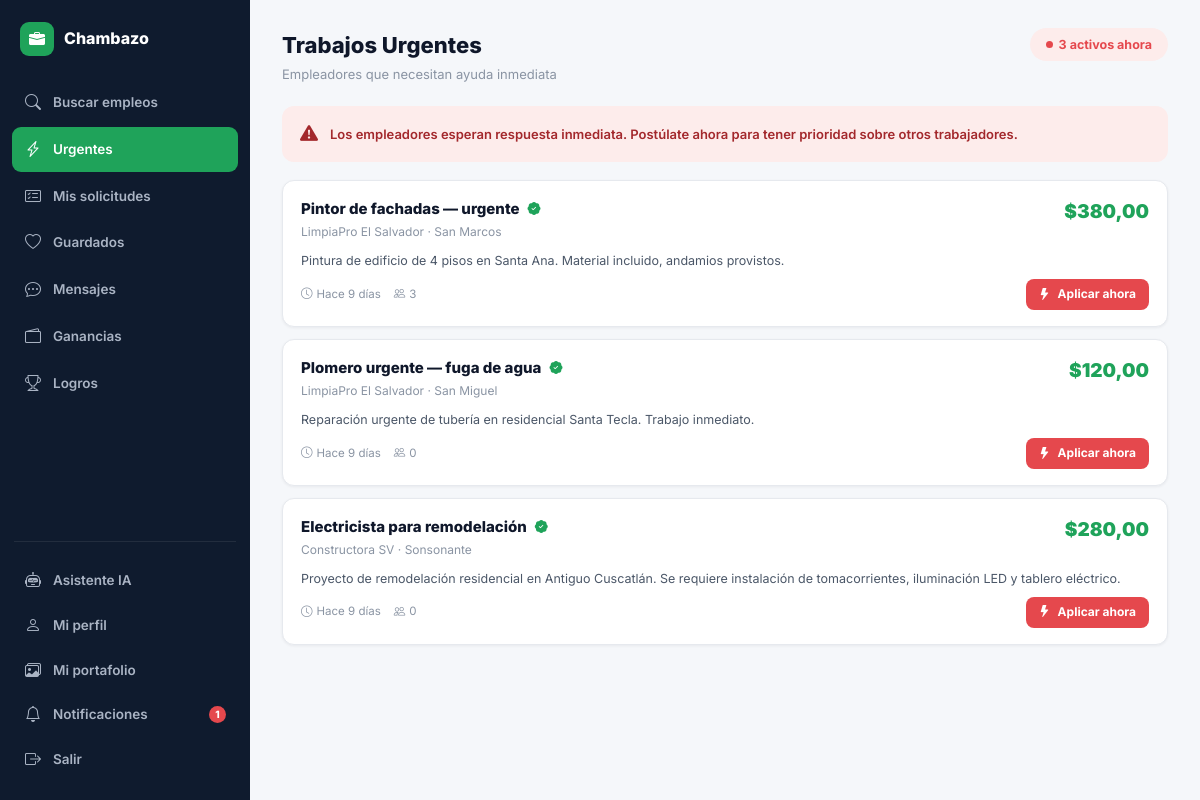
Page /trabajos/urgentes/ (signed in) on the committed database.
### core/models.py (models this page shows, shortened)
class Trabajo(models.Model):
    ESTADO_VACANTE = [
        ('disponible', 'Disponible'),
        ('en_proceso', 'En proceso'),
        ('ocupada', 'Ocupada'),
    ]
    contratista   = models.ForeignKey(User, on_delete=models.CASCADE, related_name='trabajos_publicados')
    titulo        = models.CharField(max_length=200)
    categoria     = models.CharField(max_length=50, choices=CATEGORY_CHOICES)
    descripcion   = models.TextField()
    requisitos    = models.TextField(blank=True)
    beneficios    = models.TextField(blank=True)
    ubicacion     = models.CharField(max_length=200)
    lat           = models.FloatField(null=True, blank=True)
    lng           = models.FloatField(null=True, blank=True)
    presupuesto   = models.DecimalField(max_digits=10, decimal_places=2)
    es_urgente    = models.BooleanField(default=False)
    estado_vacante= models.CharField(max_length=20, choices=ESTADO_VACANTE, default='disponible')
    activo        = models.BooleanField(default=True)
    creado        = models.DateTimeField(auto_now_add=True)
    actualizado   = models.DateTimeField(auto_now=True)
    habilidades_req = models.JSONField(default=list, blank=True)
    vistas        = models.PositiveIntegerField(default=0)
    modalidad     = models.CharField(max_length=20, choices=[
        ('presencial','Presencial'), ('remoto','Remoto'), ('hibrido','Híbrido')
    ], default='presencial')
    duracion      = models.CharField(max_length=100, blank=True,
                                     help_text='Ej: 3 días, 1 semana')
    verificacion_requerida = models.BooleanField(default=False)
    pagado        = models.BooleanField(default=False)
    fecha_pago    = models.DateTimeField(null=True, blank=True)
    class Meta:
        ordering = ['-creado']
    @property
    def tiempo_relativo(self):
        from django.utils import timezone
        diff = timezone.now() - self.creado
        if diff.days > 0:
            return f"Hace {diff.days} día{'s' if diff.days > 1 else ''}"
        hours = diff.seconds // 3600
        if hours > 0:
            return f"Hace {hours} hora{'s' if hours > 1 else ''}"
        mins = diff.seconds // 60
        return f"Hace {mins} minutos"
    @property
    def candidatos_count(self):
        return self.solicitudes.count()

class UserProfile(models.Model):
    ROL_CHOICES = [('trabajador', 'Trabajador'), ('contratista', 'Contratista')]
    user        = models.OneToOneField(User, on_delete=models.CASCADE, related_name='profile')
    rol         = models.CharField(max_length=20, choices=ROL_CHOICES)
    telefono    = models.CharField(max_length=20, blank=True)
    ubicacion   = models.CharField(max_length=100, blank=True)
    lat         = models.FloatField(null=True, blank=True)
    lng         = models.FloatField(null=True, blank=True)
    descripcion = models.TextField(blank=True)
    habilidades = models.JSONField(default=list, blank=True)
    empresa     = models.CharField(max_length=100, blank=True)
    foto        = models.ImageField(upload_to='fotos/', null=True, blank=True)
    verificado  = models.BooleanField(default=False)
    calificacion= models.FloatField(default=0.0)
    total_trabajos = models.IntegerField(default=0)
    notif_email = models.BooleanField(default=True)
    notif_sistema = models.BooleanField(default=True)
    disponible  = models.BooleanField(default=True)   # activo para contratar
    tarifa_hora = models.DecimalField(max_digits=8, decimal_places=2, null=True, blank=True)
    experiencia_anos = models.PositiveIntegerField(default=0)
    portfolio_url = models.URLField(blank=True)
    @property
    def nombre_display(self):
        if self.rol == 'contratista' and self.empresa:
            return self.empresa
        return self.user.get_full_name() or self.user.username

### core/views.py (the view)
# urls.py: path('trabajos/urgentes/', views.trabajos_urgentes, name='trabajos_urgentes'),
@login_required
def trabajos_urgentes(request):
    trabajos = Trabajo.objects.filter(activo=True, es_urgente=True).select_related('contratista__profile')
    ctx = ctx_base(request)
    ctx.update({'trabajos': trabajos, 'active': 'urgentes'})
    return render(request, 'core/trabajos_urgentes.html', ctx)

### core/views.py (called while the page is built)
def ctx_base(request):
    ctx = {'GOOGLE_MAPS_KEY': settings.GOOGLE_MAPS_API_KEY}
    if request.user.is_authenticated:
        ctx['notif_count'] = Notificacion.objects.filter(usuario=request.user, leida=False).count()
        if request.user.profile.rol == 'trabajador':
            ctx['urgentes_count'] = Trabajo.objects.filter(activo=True, es_urgente=True).count()
            ctx['solicitudes_pend_count'] = Solicitud.objects.filter(
                trabajador=request.user, estado__in=['pendiente', 'en_revision']).count()
    return ctx

### core/templates/core/trabajos_urgentes.html (shortened to what this page needs)
{% extends 'core/base.html' %}
{% block body %}
{% include 'core/_sidebar_trabajador.html' %}
<div class="page-hd">
  <div><h1>Trabajos Urgentes</h1><p>Empleadores que necesitan ayuda inmediata</p></div>
  <span class="pill pill-red-lt"><span class="pill-dot" style="background:var(--red);"></span>{{ trabajos|length }} activos ahora</span>
</div>
<div class="alert-banner red">
  <i class="bi bi-exclamation-triangle-fill" style="font-size:18px;"></i>
  Los empleadores esperan respuesta inmediata. Postúlate ahora para tener prioridad sobre otros trabajadores.
</div>
{% for trabajo in trabajos %}
<div class="job-row-card">
  <div class="job-row-top">
    <div style="flex:1;min-width:0;">
      <div class="flex-c gap-8">
        <a href="{% url 'trabajo_detalle' trabajo.pk %}" class="job-row-title-link">{{ trabajo.titulo }}</a>
        {% if trabajo.contratista.profile.verificado %}<i class="bi bi-patch-check-fill t-green" style="font-size:13px;"></i>{% endif %}
      </div>
      <div class="job-row-author">{{ trabajo.contratista.profile.nombre_display }} · {{ trabajo.ubicacion }}</div>
    </div>
    <div class="job-row-price">${{ trabajo.presupuesto }}</div>
  </div>
  <div class="job-row-desc">{{ trabajo.descripcion|truncatechars:150 }}</div>
  <div class="flex-bc mt-8">
    <div class="job-row-meta" style="margin-bottom:0;">
      <span><i class="bi bi-clock"></i> {{ trabajo.tiempo_relativo }}</span>
      <span><i class="bi bi-people"></i> {{ trabajo.candidatos_count }}</span>
    </div>
    <a href="{% url 'trabajo_detalle' trabajo.pk %}" class="btn btn-r btn-sm"><i class="bi bi-lightning-fill"></i> Aplicar ahora</a>
  </div>
</div>
{% empty %}
<div class="empty-state"><div class="empty-icon">🔥</div><div class="empty-title">Sin urgentes ahora</div><div class="empty-sub">Vuelve más tarde</div></div>
{% endfor %}
{% include 'core/_sidebar_close.html' %}
{% endblock %}

### static/css/chambazo.css (style rules this page uses)
:root { --green:#1FA35A; --green-dark:#178449; --green-light:#e7f7ee; --green-glow:rgba(31,163,90,.18); --yellow:#F2B90D; --yellow-dark:#c99a08; --yellow-light:#fdf6dc; --red:#e5484d; --red-light:#fdeceb; --blue:#3b82f6; --blue-light:#e8f0fe; --purple:#8b5cf6; --purple-light:#f1ebfe; --navy:#0f1b2e; --navy-2:#16233a; --navy-3:#1c2c47; --dark:#0f172a; --mid:#4b5768; --muted:#8a94a3; --border:#e6e9ee; --bg:#f5f7fa; --white:#ffffff; --r-sm:8px; --r:12px; --r-lg:16px; --r-xl:22px; --sh:0 1px 3px rgba(15,23,42,.06); --sh-md:0 4px 14px rgba(15,23,42,.08); --sh-lg:0 10px 34px rgba(15,23,42,.12); --sh-xl:0 24px 64px rgba(15,23,42,.18); --font:'Inter',system-ui,sans-serif; --tr:all .18s cubic-bezier(.4,0,.2,1); }
*,*::before,*::after { box-sizing:border-box;margin:0;padding:0 }
html { scroll-behavior:smooth }
body { font-family:var(--font);background:var(--bg);color:var(--dark);line-height:1.55;-webkit-font-smoothing:antialiased }
a { color:inherit;text-decoration:none }
.t-green { color:var(--green) }
.page-hd { display:flex;align-items:flex-start;justify-content:space-between;margin-bottom:22px;gap:14px;flex-wrap:wrap }
.page-hd h1 { font-size:22px;font-weight:800;color:var(--dark) }
.page-hd p { font-size:13px;color:var(--muted);margin-top:2px }
.pill { padding:7px 16px;border-radius:99px;font-size:12.5px;font-weight:700;display:inline-flex;align-items:center;gap:6px }
.pill-dot { width:7px;height:7px;border-radius:50% }
.pill-red-lt { background:var(--red-light);color:var(--red) }
.btn { display:inline-flex;align-items:center;justify-content:center;gap:7px;padding:10px 18px;border-radius:10px;font-size:13.5px;font-weight:700;cursor:pointer;border:none;transition:var(--tr);white-space:nowrap }
.btn-r { background:var(--red);color:#fff }
.btn-sm { padding:6px 13px;font-size:12px;border-radius:8px }
.job-row-card { background:#fff;border-radius:var(--r);padding:16px 18px;margin-bottom:12px;box-shadow:var(--sh);border:1px solid var(--border);transition:var(--tr) }
.job-row-top { display:flex;align-items:flex-start;justify-content:space-between;gap:10px }
.job-row-title-link { font-size:15px;font-weight:800;color:var(--dark) }
.job-row-author { font-size:12px;color:var(--muted);margin-top:3px }
.job-row-price { font-size:19px;font-weight:900;color:var(--green);white-space:nowrap }
.job-row-desc { font-size:12.5px;color:var(--mid);margin:9px 0;line-height:1.55 }
.job-row-meta { display:flex;flex-wrap:wrap;align-items:center;gap:13px;font-size:11.5px;color:var(--muted);margin-bottom:9px }
.job-row-meta span { display:inline-flex;align-items:center;gap:4px }
.alert-banner { display:flex;align-items:center;gap:12px;padding:14px 18px;border-radius:var(--r);margin-bottom:18px;font-size:13px;font-weight:600 }
.alert-banner.red { background:var(--red-light);color:#a3282c }
.flex-c { display:flex;align-items:center }
.flex-bc { display:flex;align-items:center;justify-content:space-between }
.gap-8 { gap:8px }
.mt-8 { margin-top:8px }

### rows in the picture
Trabajo: titulo "Pintor de fachadas — urgente", contratista.profile.nombre_display "LimpiaPro El Salvador", ubicacion "San Marcos", presupuesto "380,00", descripcion "Pintura de edificio de 4 pisos en Santa Ana. Material incluido, andamios provistos.", tiempo_relativo "Hace 9 días", candidatos_count "3"
Trabajo: titulo "Plomero urgente — fuga de agua", contratista.profile.nombre_display "LimpiaPro El Salvador", ubicacion "San Miguel", presupuesto "120,00", descripcion "Reparación urgente de tubería en residencial Santa Tecla. Trabajo inmediato.", tiempo_relativo "Hace 9 días", candidatos_count "0"
Trabajo: titulo "Electricista para remodelación", contratista.profile.nombre_display "Constructora SV", ubicacion "Sonsonante", presupuesto "280,00", descripcion "Proyecto de remodelación residencial en Antiguo Cuscatlán. Se requiere instalación de tomacorrientes, iluminación LED y tablero eléctrico.", tiempo_relativo "Hace 9 días", candidatos_count "0"

### other values in the picture
{{ notif_count }} "1"
{{ trabajos|length }} "3"
